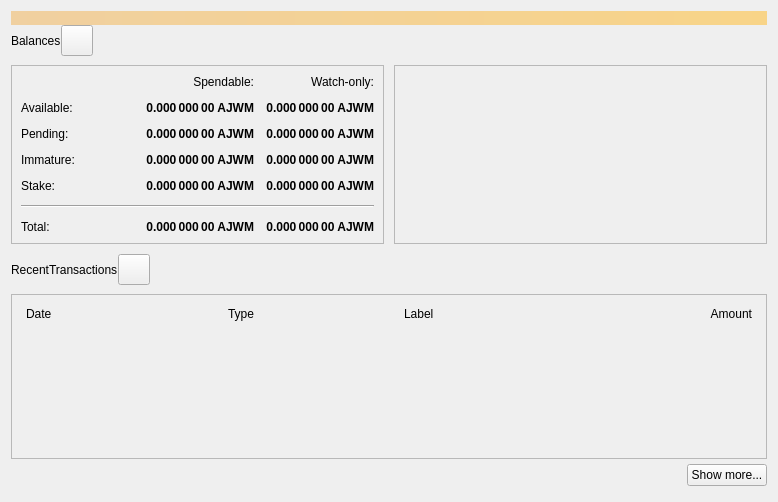
<?xml version="1.0" encoding="UTF-8"?>
<ui version="4.0">
 <class>OverviewPage</class>
 <widget class="QWidget" name="OverviewPage">
  <property name="geometry">
   <rect>
    <x>0</x>
    <y>0</y>
    <width>778</width>
    <height>502</height>
   </rect>
  </property>
  <property name="windowTitle">
   <string>Form</string>
  </property>
  <layout class="QVBoxLayout" name="topLayout">
   <property name="spacing">
    <number>0</number>
   </property>
   <item>
    <widget class="QLabel" name="labelAlerts">
     <property name="visible">
      <bool>false</bool>
     </property>
     <property name="styleSheet">
      <string notr="true">QLabel { background-color: qlineargradient(x1: 0, y1: 0, x2: 1, y2: 0, stop:0 #F0D0A0, stop:1 #F8D488); color:#000000; }</string>
     </property>
     <property name="wordWrap">
      <bool>true</bool>
     </property>
     <property name="margin">
      <number>3</number>
     </property>
     <property name="textInteractionFlags">
      <set>Qt::TextSelectableByMouse</set>
     </property>
    </widget>
   </item>
   <item>
    <layout class="QGridLayout" name="gridLayout_2">
     <item row="0" column="2">
      <layout class="QHBoxLayout" name="horizontalLayout_4">
       <property name="bottomMargin">
        <number>9</number>
       </property>
       <item>
        <spacer name="horizontalSpacer_7">
         <property name="orientation">
          <enum>Qt::Horizontal</enum>
         </property>
         <property name="sizeHint" stdset="0">
          <size>
           <width>40</width>
           <height>20</height>
          </size>
         </property>
        </spacer>
       </item>
      </layout>
     </item>
     <item row="1" column="2">
      <widget class="QFrame" name="frameOtherTokens">
       <property name="minimumSize">
        <size>
         <width>0</width>
         <height>100</height>
        </size>
       </property>
       <property name="frameShape">
        <enum>QFrame::StyledPanel</enum>
       </property>
       <property name="frameShadow">
        <enum>QFrame::Raised</enum>
       </property>
       <layout class="QVBoxLayout" name="verticalLayout_10"/>
      </widget>
     </item>
     <item row="1" column="0">
      <widget class="QFrame" name="frameBalances">
       <property name="frameShape">
        <enum>QFrame::StyledPanel</enum>
       </property>
       <property name="frameShadow">
        <enum>QFrame::Raised</enum>
       </property>
       <layout class="QVBoxLayout" name="verticalLayout_4">
        <item>
         <layout class="QGridLayout" name="gridLayout">
          <property name="spacing">
           <number>12</number>
          </property>
          <item row="2" column="3">
           <widget class="QLabel" name="labelWatchPending">
            <property name="font">
             <font>
              <weight>75</weight>
              <bold>true</bold>
             </font>
            </property>
            <property name="cursor">
             <cursorShape>IBeamCursor</cursorShape>
            </property>
            <property name="toolTip">
             <string>Unconfirmed transactions to watch-only addresses</string>
            </property>
            <property name="text">
             <string notr="true">0.000 000 00 AJWM</string>
            </property>
            <property name="alignment">
             <set>Qt::AlignRight|Qt::AlignTrailing|Qt::AlignVCenter</set>
            </property>
            <property name="textInteractionFlags">
             <set>Qt::LinksAccessibleByMouse|Qt::TextSelectableByKeyboard|Qt::TextSelectableByMouse</set>
            </property>
           </widget>
          </item>
          <item row="2" column="2">
           <widget class="QLabel" name="labelUnconfirmed">
            <property name="font">
             <font>
              <weight>75</weight>
              <bold>true</bold>
             </font>
            </property>
            <property name="cursor">
             <cursorShape>IBeamCursor</cursorShape>
            </property>
            <property name="toolTip">
             <string>Total of transactions that have yet to be confirmed, and do not yet count toward the spendable balance</string>
            </property>
            <property name="text">
             <string notr="true">0.000 000 00 AJWM</string>
            </property>
            <property name="alignment">
             <set>Qt::AlignRight|Qt::AlignTrailing|Qt::AlignVCenter</set>
            </property>
            <property name="textInteractionFlags">
             <set>Qt::LinksAccessibleByMouse|Qt::TextSelectableByKeyboard|Qt::TextSelectableByMouse</set>
            </property>
           </widget>
          </item>
          <item row="3" column="2">
           <widget class="QLabel" name="labelImmature">
            <property name="font">
             <font>
              <weight>75</weight>
              <bold>true</bold>
             </font>
            </property>
            <property name="cursor">
             <cursorShape>IBeamCursor</cursorShape>
            </property>
            <property name="toolTip">
             <string>Mined balance that has not yet matured</string>
            </property>
            <property name="text">
             <string notr="true">0.000 000 00 AJWM</string>
            </property>
            <property name="alignment">
             <set>Qt::AlignRight|Qt::AlignTrailing|Qt::AlignVCenter</set>
            </property>
            <property name="textInteractionFlags">
             <set>Qt::LinksAccessibleByMouse|Qt::TextSelectableByKeyboard|Qt::TextSelectableByMouse</set>
            </property>
           </widget>
          </item>
          <item row="3" column="0">
           <widget class="QLabel" name="labelImmatureText">
            <property name="text">
             <string>Immature:</string>
            </property>
           </widget>
          </item>
          <item row="0" column="3">
           <widget class="QLabel" name="labelWatchonly">
            <property name="text">
             <string>Watch-only:</string>
            </property>
            <property name="alignment">
             <set>Qt::AlignRight|Qt::AlignTrailing|Qt::AlignVCenter</set>
            </property>
           </widget>
          </item>
          <item row="1" column="0">
           <widget class="QLabel" name="labelBalanceText">
            <property name="text">
             <string>Available:</string>
            </property>
           </widget>
          </item>
          <item row="1" column="2">
           <widget class="QLabel" name="labelBalance">
            <property name="font">
             <font>
              <weight>75</weight>
              <bold>true</bold>
             </font>
            </property>
            <property name="cursor">
             <cursorShape>IBeamCursor</cursorShape>
            </property>
            <property name="toolTip">
             <string>Your current spendable balance</string>
            </property>
            <property name="text">
             <string notr="true">0.000 000 00 AJWM</string>
            </property>
            <property name="alignment">
             <set>Qt::AlignRight|Qt::AlignTrailing|Qt::AlignVCenter</set>
            </property>
            <property name="textInteractionFlags">
             <set>Qt::LinksAccessibleByMouse|Qt::TextSelectableByKeyboard|Qt::TextSelectableByMouse</set>
            </property>
           </widget>
          </item>
          <item row="1" column="3">
           <widget class="QLabel" name="labelWatchAvailable">
            <property name="font">
             <font>
              <weight>75</weight>
              <bold>true</bold>
             </font>
            </property>
            <property name="cursor">
             <cursorShape>IBeamCursor</cursorShape>
            </property>
            <property name="toolTip">
             <string>Your current balance in watch-only addresses</string>
            </property>
            <property name="text">
             <string notr="true">0.000 000 00 AJWM</string>
            </property>
            <property name="alignment">
             <set>Qt::AlignRight|Qt::AlignTrailing|Qt::AlignVCenter</set>
            </property>
            <property name="textInteractionFlags">
             <set>Qt::LinksAccessibleByMouse|Qt::TextSelectableByKeyboard|Qt::TextSelectableByMouse</set>
            </property>
           </widget>
          </item>
          <item row="2" column="0">
           <widget class="QLabel" name="labelPendingText">
            <property name="text">
             <string>Pending:</string>
            </property>
           </widget>
          </item>
          <item row="0" column="2">
           <widget class="QLabel" name="labelSpendable">
            <property name="text">
             <string>Spendable:</string>
            </property>
            <property name="alignment">
             <set>Qt::AlignRight|Qt::AlignTrailing|Qt::AlignVCenter</set>
            </property>
           </widget>
          </item>
          <item row="4" column="0">
           <widget class="QLabel" name="labelStakeText">
            <property name="text">
             <string>Stake:</string>
            </property>
           </widget>
          </item>
          <item row="4" column="2">
           <widget class="QLabel" name="labelStake">
            <property name="font">
             <font>
              <weight>75</weight>
              <bold>true</bold>
             </font>
            </property>
            <property name="text">
             <string>0.000 000 00 AJWM</string>
            </property>
            <property name="alignment">
             <set>Qt::AlignRight|Qt::AlignTrailing|Qt::AlignVCenter</set>
            </property>
            <property name="textInteractionFlags">
             <set>Qt::LinksAccessibleByMouse|Qt::TextSelectableByKeyboard|Qt::TextSelectableByMouse</set>
            </property>
           </widget>
          </item>
          <item row="4" column="3">
           <widget class="QLabel" name="labelWatchStake">
            <property name="font">
             <font>
              <weight>75</weight>
              <bold>true</bold>
             </font>
            </property>
            <property name="text">
             <string>0.000 000 00 AJWM</string>
            </property>
            <property name="alignment">
             <set>Qt::AlignRight|Qt::AlignTrailing|Qt::AlignVCenter</set>
            </property>
            <property name="textInteractionFlags">
             <set>Qt::LinksAccessibleByMouse|Qt::TextSelectableByKeyboard|Qt::TextSelectableByMouse</set>
            </property>
           </widget>
          </item>
          <item row="3" column="3">
           <widget class="QLabel" name="labelWatchImmature">
            <property name="font">
             <font>
              <weight>75</weight>
              <bold>true</bold>
             </font>
            </property>
            <property name="cursor">
             <cursorShape>IBeamCursor</cursorShape>
            </property>
            <property name="toolTip">
             <string>Mined balance in watch-only addresses that has not yet matured</string>
            </property>
            <property name="text">
             <string notr="true">0.000 000 00 AJWM</string>
            </property>
            <property name="alignment">
             <set>Qt::AlignRight|Qt::AlignTrailing|Qt::AlignVCenter</set>
            </property>
            <property name="textInteractionFlags">
             <set>Qt::LinksAccessibleByMouse|Qt::TextSelectableByKeyboard|Qt::TextSelectableByMouse</set>
            </property>
           </widget>
          </item>
          <item row="7" column="3">
           <widget class="QLabel" name="labelWatchTotal">
            <property name="font">
             <font>
              <weight>75</weight>
              <bold>true</bold>
             </font>
            </property>
            <property name="cursor">
             <cursorShape>IBeamCursor</cursorShape>
            </property>
            <property name="toolTip">
             <string>Current total balance in watch-only addresses</string>
            </property>
            <property name="text">
             <string notr="true">0.000 000 00 AJWM</string>
            </property>
            <property name="alignment">
             <set>Qt::AlignRight|Qt::AlignTrailing|Qt::AlignVCenter</set>
            </property>
            <property name="textInteractionFlags">
             <set>Qt::LinksAccessibleByMouse|Qt::TextSelectableByKeyboard|Qt::TextSelectableByMouse</set>
            </property>
           </widget>
          </item>
          <item row="5" column="0" colspan="4">
           <spacer name="verticalSpacer">
            <property name="orientation">
             <enum>Qt::Vertical</enum>
            </property>
            <property name="sizeHint" stdset="0">
             <size>
              <width>20</width>
              <height>40</height>
             </size>
            </property>
           </spacer>
          </item>
          <item row="7" column="2">
           <widget class="QLabel" name="labelTotal">
            <property name="font">
             <font>
              <weight>75</weight>
              <bold>true</bold>
             </font>
            </property>
            <property name="cursor">
             <cursorShape>IBeamCursor</cursorShape>
            </property>
            <property name="toolTip">
             <string>Your current total balance</string>
            </property>
            <property name="text">
             <string notr="true">0.000 000 00 AJWM</string>
            </property>
            <property name="alignment">
             <set>Qt::AlignRight|Qt::AlignTrailing|Qt::AlignVCenter</set>
            </property>
            <property name="textInteractionFlags">
             <set>Qt::LinksAccessibleByMouse|Qt::TextSelectableByKeyboard|Qt::TextSelectableByMouse</set>
            </property>
           </widget>
          </item>
          <item row="0" column="1" rowspan="5">
           <spacer name="horizontalSpacer_5">
            <property name="orientation">
             <enum>Qt::Horizontal</enum>
            </property>
            <property name="sizeHint" stdset="0">
             <size>
              <width>40</width>
              <height>20</height>
             </size>
            </property>
           </spacer>
          </item>
          <item row="7" column="0">
           <widget class="QLabel" name="labelTotalText">
            <property name="text">
             <string>Total:        </string>
            </property>
           </widget>
          </item>
          <item row="6" column="0" colspan="4">
           <widget class="Line" name="hLine">
            <property name="orientation">
             <enum>Qt::Horizontal</enum>
            </property>
           </widget>
          </item>
         </layout>
        </item>
       </layout>
      </widget>
     </item>
     <item row="0" column="0">
      <layout class="QHBoxLayout" name="horizontalLayout_2">
       <property name="bottomMargin">
        <number>9</number>
       </property>
       <item>
        <widget class="QLabel" name="labelBalances">
         <property name="text">
          <string>Balances</string>
         </property>
        </widget>
       </item>
       <item>
        <widget class="QToolButton" name="labelWalletStatus">
         <property name="enabled">
          <bool>true</bool>
         </property>
         <property name="toolTip">
          <string>The displayed information may be out of date. Your wallet automatically synchronizes with the Ajwm network after a connection is established, but this process has not completed yet.</string>
         </property>
         <property name="text">
          <string/>
         </property>
         <property name="icon">
          <iconset>
           <normaloff>:/icons/warning</normaloff>
           <disabledoff>:/icons/warning</disabledoff>:/icons/warning</iconset>
         </property>
         <property name="iconSize">
          <size>
           <width>24</width>
           <height>24</height>
          </size>
         </property>
         <property name="flat" stdset="0">
          <bool>false</bool>
         </property>
        </widget>
       </item>
       <item>
        <spacer name="horizontalSpacer">
         <property name="orientation">
          <enum>Qt::Horizontal</enum>
         </property>
         <property name="sizeHint" stdset="0">
          <size>
           <width>40</width>
           <height>20</height>
          </size>
         </property>
        </spacer>
       </item>
      </layout>
     </item>
     <item row="0" column="1" rowspan="2">
      <spacer name="horizontalSpacer_4">
       <property name="orientation">
        <enum>Qt::Horizontal</enum>
       </property>
       <property name="sizeType">
        <enum>QSizePolicy::Fixed</enum>
       </property>
       <property name="sizeHint" stdset="0">
        <size>
         <width>10</width>
         <height>20</height>
        </size>
       </property>
      </spacer>
     </item>
    </layout>
   </item>
   <item>
    <spacer name="verticalSpacer_4">
     <property name="orientation">
      <enum>Qt::Vertical</enum>
     </property>
     <property name="sizeType">
      <enum>QSizePolicy::Fixed</enum>
     </property>
     <property name="sizeHint" stdset="0">
      <size>
       <width>20</width>
       <height>10</height>
      </size>
     </property>
    </spacer>
   </item>
   <item>
    <layout class="QHBoxLayout" name="horizontalLayout_6">
     <property name="bottomMargin">
      <number>9</number>
     </property>
     <item>
      <widget class="QLabel" name="labelRecentTransactions">
       <property name="text">
        <string>RecentTransactions</string>
       </property>
      </widget>
     </item>
     <item>
      <widget class="QToolButton" name="labelTransactionsStatus">
       <property name="enabled">
        <bool>true</bool>
       </property>
       <property name="toolTip">
        <string>The displayed information may be out of date. Your wallet automatically synchronizes with the Ajwm network after a connection is established, but this process has not completed yet.</string>
       </property>
       <property name="text">
        <string/>
       </property>
       <property name="icon">
        <iconset>
         <normaloff>:/icons/warning</normaloff>
         <disabledoff>:/icons/warning</disabledoff>:/icons/warning</iconset>
       </property>
       <property name="iconSize">
        <size>
         <width>24</width>
         <height>24</height>
        </size>
       </property>
       <property name="flat" stdset="0">
        <bool>false</bool>
       </property>
      </widget>
     </item>
     <item>
      <spacer name="horizontalSpacer_3">
       <property name="orientation">
        <enum>Qt::Horizontal</enum>
       </property>
       <property name="sizeHint" stdset="0">
        <size>
         <width>40</width>
         <height>20</height>
        </size>
       </property>
      </spacer>
     </item>
    </layout>
   </item>
   <item>
    <layout class="QVBoxLayout" name="verticalLayout_3">
     <item>
      <widget class="QFrame" name="frameRecentTransactions">
       <property name="frameShape">
        <enum>QFrame::StyledPanel</enum>
       </property>
       <property name="frameShadow">
        <enum>QFrame::Raised</enum>
       </property>
       <layout class="QVBoxLayout" name="verticalLayout_8">
        <item>
         <layout class="QHBoxLayout" name="horizontalLayout_3">
          <property name="spacing">
           <number>5</number>
          </property>
          <property name="leftMargin">
           <number>5</number>
          </property>
          <property name="rightMargin">
           <number>5</number>
          </property>
          <item>
           <widget class="QLabel" name="labelDate">
            <property name="text">
             <string>Date</string>
            </property>
           </widget>
          </item>
          <item>
           <spacer name="horizontalSpacer_2">
            <property name="orientation">
             <enum>Qt::Horizontal</enum>
            </property>
            <property name="sizeType">
             <enum>QSizePolicy::Fixed</enum>
            </property>
            <property name="sizeHint" stdset="0">
             <size>
              <width>25</width>
              <height>20</height>
             </size>
            </property>
           </spacer>
          </item>
          <item>
           <widget class="QLabel" name="labelType">
            <property name="text">
             <string>Type</string>
            </property>
           </widget>
          </item>
          <item>
           <widget class="QLabel" name="labelAddress">
            <property name="text">
             <string>Label</string>
            </property>
           </widget>
          </item>
          <item>
           <widget class="QLabel" name="labelAmount">
            <property name="text">
             <string>Amount</string>
            </property>
            <property name="alignment">
             <set>Qt::AlignRight|Qt::AlignTrailing|Qt::AlignVCenter</set>
            </property>
           </widget>
          </item>
         </layout>
        </item>
        <item>
         <widget class="QListView" name="listTransactions">
          <property name="styleSheet">
           <string notr="true">QListView { background: transparent; }</string>
          </property>
          <property name="frameShape">
           <enum>QFrame::NoFrame</enum>
          </property>
          <property name="verticalScrollBarPolicy">
           <enum>Qt::ScrollBarAlwaysOff</enum>
          </property>
          <property name="horizontalScrollBarPolicy">
           <enum>Qt::ScrollBarAlwaysOff</enum>
          </property>
         </widget>
        </item>
       </layout>
      </widget>
     </item>
     <item>
      <layout class="QHBoxLayout" name="horizontalLayout">
       <property name="topMargin">
        <number>5</number>
       </property>
       <property name="bottomMargin">
        <number>5</number>
       </property>
       <item>
        <spacer name="horizontalSpacer_6">
         <property name="orientation">
          <enum>Qt::Horizontal</enum>
         </property>
         <property name="sizeHint" stdset="0">
          <size>
           <width>40</width>
           <height>20</height>
          </size>
         </property>
        </spacer>
       </item>
       <item>
        <widget class="QPushButton" name="showMoreButton">
         <property name="text">
          <string>Show more...</string>
         </property>
        </widget>
       </item>
      </layout>
     </item>
    </layout>
   </item>
  </layout>
 </widget>
 <resources/>
 <connections/>
</ui>
